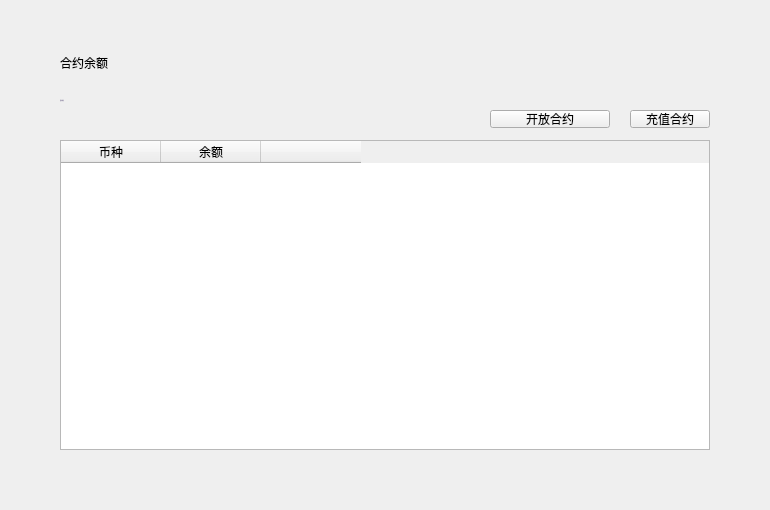
<?xml version="1.0" encoding="UTF-8"?>
<ui version="4.0">
 <class>ContractBalanceWidget</class>
 <widget class="QWidget" name="ContractBalanceWidget">
  <property name="geometry">
   <rect>
    <x>0</x>
    <y>0</y>
    <width>770</width>
    <height>510</height>
   </rect>
  </property>
  <property name="font">
   <font>
    <family>微软雅黑</family>
   </font>
  </property>
  <property name="windowTitle">
   <string>Form</string>
  </property>
  <widget class="QToolButton" name="depositBtn">
   <property name="geometry">
    <rect>
     <x>630</x>
     <y>110</y>
     <width>80</width>
     <height>18</height>
    </rect>
   </property>
   <property name="cursor">
    <cursorShape>PointingHandCursor</cursorShape>
   </property>
   <property name="text">
    <string>充值合约</string>
   </property>
  </widget>
  <widget class="QTableWidget" name="balancesTableWidget">
   <property name="geometry">
    <rect>
     <x>60</x>
     <y>140</y>
     <width>650</width>
     <height>310</height>
    </rect>
   </property>
   <column>
    <property name="text">
     <string>币种</string>
    </property>
    <property name="font">
     <font>
      <family>微软雅黑 Light</family>
     </font>
    </property>
    <property name="textAlignment">
     <set>AlignCenter</set>
    </property>
   </column>
   <column>
    <property name="text">
     <string>余额</string>
    </property>
    <property name="font">
     <font>
      <family>微软雅黑 Light</family>
     </font>
    </property>
    <property name="textAlignment">
     <set>AlignCenter</set>
    </property>
   </column>
   <column>
    <property name="text">
     <string/>
    </property>
   </column>
  </widget>
  <widget class="QLabel" name="title_label">
   <property name="geometry">
    <rect>
     <x>60</x>
     <y>50</y>
     <width>200</width>
     <height>26</height>
    </rect>
   </property>
   <property name="styleSheet">
    <string notr="true"/>
   </property>
   <property name="text">
    <string>合约余额</string>
   </property>
  </widget>
  <widget class="QLabel" name="label">
   <property name="geometry">
    <rect>
     <x>60</x>
     <y>90</y>
     <width>150</width>
     <height>20</height>
    </rect>
   </property>
   <property name="font">
    <font>
     <family>微软雅黑</family>
     <pointsize>-1</pointsize>
     <weight>50</weight>
     <italic>false</italic>
     <bold>false</bold>
    </font>
   </property>
   <property name="styleSheet">
    <string notr="true">QLabel{color: rgb(137,129,161);font: 11px &quot;微软雅黑&quot;;}
</string>
   </property>
   <property name="text">
    <string>合约地址</string>
   </property>
  </widget>
  <widget class="QLabel" name="contractAddressLabel">
   <property name="geometry">
    <rect>
     <x>60</x>
     <y>110</y>
     <width>300</width>
     <height>20</height>
    </rect>
   </property>
   <property name="font">
    <font>
     <family>微软雅黑</family>
     <pointsize>-1</pointsize>
     <weight>50</weight>
     <italic>false</italic>
     <bold>false</bold>
    </font>
   </property>
   <property name="styleSheet">
    <string notr="true">QLabel{color: rgb(137,129,161);font: 11px &quot;微软雅黑&quot;;}
</string>
   </property>
   <property name="text">
    <string/>
   </property>
   <property name="textInteractionFlags">
    <set>Qt::LinksAccessibleByMouse|Qt::TextSelectableByMouse</set>
   </property>
  </widget>
  <widget class="QToolButton" name="openForUsersBtn">
   <property name="geometry">
    <rect>
     <x>490</x>
     <y>110</y>
     <width>120</width>
     <height>18</height>
    </rect>
   </property>
   <property name="cursor">
    <cursorShape>PointingHandCursor</cursorShape>
   </property>
   <property name="text">
    <string>开放合约</string>
   </property>
  </widget>
  <widget class="QStackedWidget" name="stackedWidget">
   <property name="geometry">
    <rect>
     <x>0</x>
     <y>470</y>
     <width>770</width>
     <height>41</height>
    </rect>
   </property>
  </widget>
 </widget>
 <resources/>
 <connections/>
</ui>
